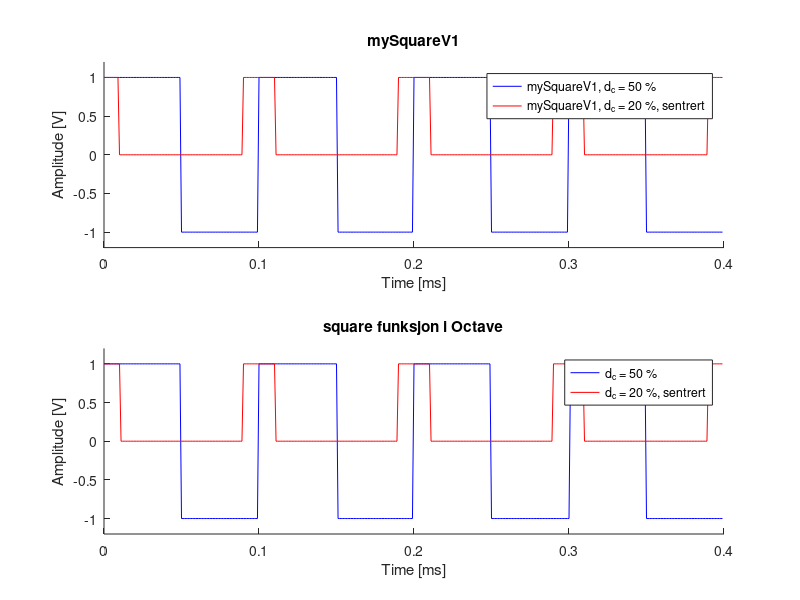
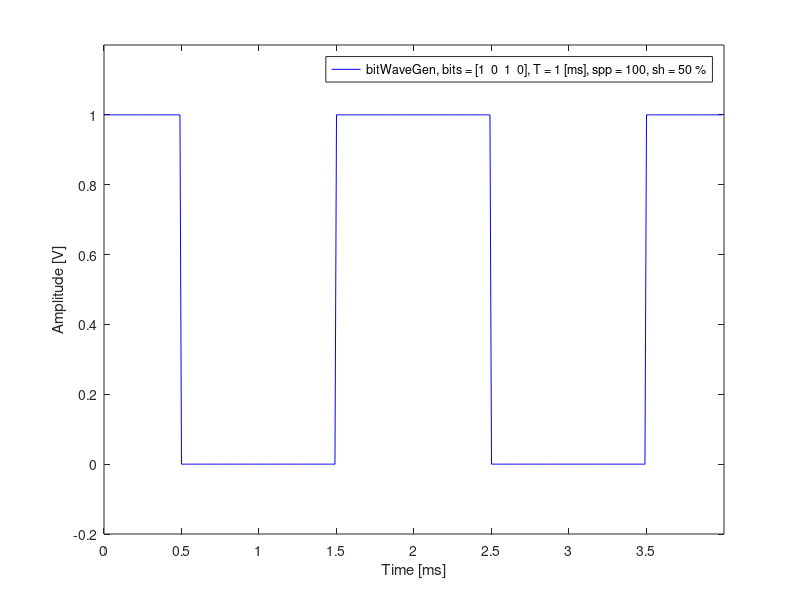

Here is the MATLAB script that generated these plots, in order:
% Oppgave 3
% Oppgave 3

pkg load signal;

function [t, out] = mySquareV1(t, f0, d_c, bds=[-1,1], pds=0, cent=false);
    #{ 
        Denne funksjonen genererer firkantpulsen ved å uttrykke signalets fase i radianer og bruke modulo 2*pi.

        t: tidsvektor
        f0: fundemental frekvens
        d_c: duty cycle 
        bds: bounds aks grenser (hva høy og lav er i verdi) -> bds(1) = lav verdi, bds(2) = høy verdi.  
        pds: antall perioder man ønsker, hvis pds=0 så er t_ut = t_in, ellers er t_in tilpasset til pds. 
        antall perioder må være <= antall peridoder det er i t

        cent: få en sentrerrt positiv puls omkring origo (alså tidskifte med halv pulsperiode, t+t1 hvor t1 = (T*d_c/100)/2)

        t: tidsavektor om pds=0 t_ut = t_in eller så er den tilpaset skalert til ms, 
        out: resulterde verdier for y aksen (amplitude vektor).
    #} 

    T = 1/f0;

    if pds != 0;
        t_stop = T*pds;
        idx = find(t >= t_stop, 1)-1;
        t = t(1:idx);
    end;
        
    d_c = d_c/100;
    rads = t*2*pi*f0;

    if cent;
        rads = t*2*pi*f0 + (2*pi*d_c)/2;
    end;

    pulse_end_rad = 2*pi*d_c;
    n_rad = mod(rads, 2*pi );

    out = n_rad;
    out(n_rad >= pulse_end_rad) = bds(1);
    out(n_rad < pulse_end_rad) = bds(2);

    t = t*1e3; # skaler til ms
end;

function [t, out] = mySquareV2(f0, d_c, spp, bds=[-1,1], pds=5, sh=0);
    #{ 
        Denne funksjonen genererer firkantpulsen direkte i tidsdomenet ved å bruke modulo av periodetiden T.

        f0: fundemental frekvens
        d_c: duty cycle 
        spp: samples per periode 
        bds: bounds aks grenser (hva høy og lav er i verdi) -> bds(1) = lav verdi, bds(2) = høy verdi. 
        pds: antall perioder man ønsker 
        shfit: sh i tid gitt i prosent -> t + T*(sh/100)

        t: resulterdne tidsavektor skalert til ms, 
        out: resulterde verdier for y aksen (amplitude vektor).
    #} 

    d_c = d_c/100; 
    T = 1/f0;
    dt = T/spp;
    pulse_end_time = T*d_c;

    t = 0:dt:(T*pds-dt);
    t_mod = mod(t + T*(sh/100), T);

    out = t_mod;
    out(t_mod < pulse_end_time) = bds(2);
    out(t_mod >= pulse_end_time) = bds(1);

    t = t*1e3; 
end;

% a) 
% 100 sample pr periode ga en god nok firekant puls
f0 = 10e3; 
T = 1/f0;
fs = f0*100;

t_start = 0;
dt = 1/fs;
t_end = T*4-dt; 

d_c = 50; # %
d_c2 = 20; # %

t = (t_start:dt:t_end);

% sammenligning av mySquareV1  og square funksjonen i Octave
[_, out_m] = mySquareV1(t, f0, d_c);
[_, out_m2] = mySquareV1(t, f0, d_c2, [0,1], 0, true);

out = square(t*2*pi*f0, d_c);
t_1 = T*(d_c2/100)/2; 

# shiftet for å få en sentrert puls, dette tilsvarer det som er 
# gjort i mySquareV1 med cent = true.
out2 = square((t+t_1)*2*pi*f0, d_c2); 
out2 = (out2 + 1)/2; # skalere til 0 og 1

figure(1);

subplot(2,1,1);
hold on;
t = t*1e3; # skaler til ms
plot(t,out_m, "b", "DisplayName", sprintf("mySquareV1, d_c = %d %%", d_c));
plot(t,out_m2, "r", "DisplayName", sprintf("mySquareV1, d_c = %d %%, sentrert", d_c2));
ylim([-1.2, 1.2]);
xlabel('Time [ms]');
ylabel('Amplitude [V]');
title(sprintf("mySquareV1"));
legend();

subplot(2,1,2);
hold on;
plot(t, out, "b", "DisplayName", sprintf("d_c = %d %%", d_c));
plot(t, out2, "r", "DisplayName", sprintf("d_c = %d %%, sentrert", d_c2));
ylim([-1.2, 1.2]);
xlabel('Time [ms]');
ylabel('Amplitude [V]');
title(sprintf("square funksjon i Octave"));
legend();


% b)

function y = addZerosOrOnes(x, num);
    if x == 0;
        y = zeros(1, num);
    else 
        y = ones(1, num);
    end;
end;

function [t, out] = bitWaveGen(bits, T, spp, sh=0)
    #{ 
        bits: vektor med bits (1 og 0) som skal generere en puls
        T: bit tid (periode) i sekunder
        spp: samples per periode 
        shfit: sh i tid gitt i prosent -> t + T*(sh/100)

        return verdi 
        t: resulterdne tidsavektor skalert til ms, 
        out: resulterde verdier for y aksen (amplitude vektor).
    #}

    dt = T/spp;
    pds = length(bits);
    sh_num = round(spp*(sh/100));

    t = 0:dt:(T*pds-dt);
    out = [];
    first = bits(1);

    for i=1:pds;

        if i == 1;
            out = [out, addZerosOrOnes(bits(i), spp-sh_num)];
        else
            out = [out, addZerosOrOnes(bits(i), spp)];
        end;
    end;

    out = [out, addZerosOrOnes(first, sh_num)];

    t = t*1e3; 
end;

bits = [1,0,1,0];
T = 1e-3; # s
spp = 100; # sample per periode
sh = 50; # %
[t, out] = bitWaveGen(bits, T, spp, sh);

figure(3);
dsp = sprintf("bitWaveGen, bits = [%s], T = %g [ms], spp = %d, sh = %d %%", num2str(bits), T*1e3, spp, sh);
plot(t, out, "b", "DisplayName", dsp);
xlabel('Time [ms]');
ylabel('Amplitude [V]');
disp(t(end));
xticks(0:0.5:t(end));
ylim([-0.2, 1.2]);
legend();
